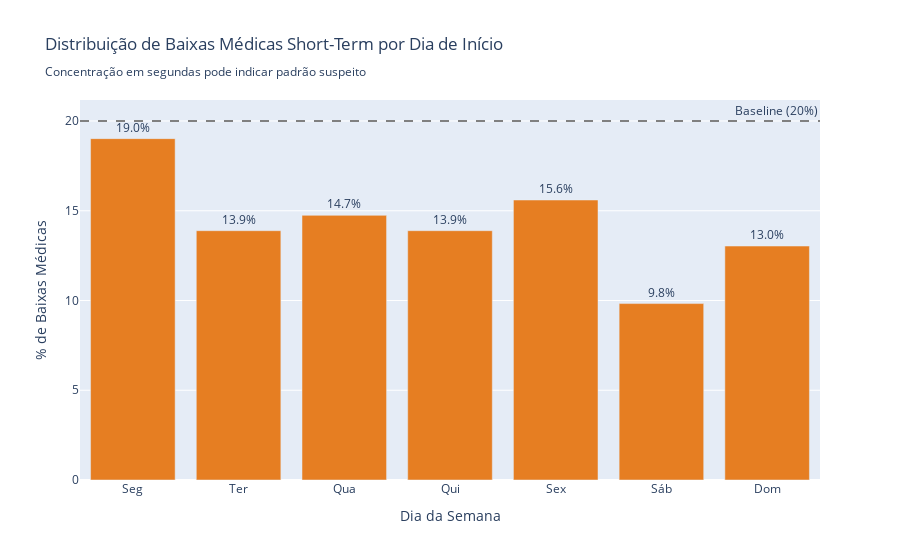

Write notebook code for a chart like this one.
### Markdown cell above
### 6.3 Análise de Baixas Médicas Short-Term (Possível Abuso)

### Code cell
# Filtrar spells short-term que são ausências médicas
df_medicas_short = df_spells_disruptivos[
    df_spells_disruptivos['nivel2_predominante'] == 'Ausência Médica'
].copy()

n_medicas_short = len(df_medicas_short)
prop_medicas = (n_medicas_short / len(df_spells_disruptivos)) * 100

print(f'\nBaixas Médicas Short-Term (<=3 dias):')
print(f'   Total: {n_medicas_short:,} ({prop_medicas:.1f}% dos spells short-term)')

if n_medicas_short > 0:
    # Distribuição por dia da semana
    medicas_por_dia = df_medicas_short['dia_semana_inicio'].value_counts().reindex(ordem_dias, fill_value=0)
    prop_medicas_dia = (medicas_por_dia / n_medicas_short * 100)
    
    print(f'\nDistribuição de baixas médicas short-term por dia de início:')
    for i, dia in enumerate(ordem_dias):
        print(f'   {dias_pt[i]:3s}: {medicas_por_dia[dia]:4.0f} ({prop_medicas_dia[dia]:5.1f}%)')
    
    # Por colaborador
    df_medicas_colab = df_medicas_short.groupby('login_colaborador').agg({
        'spell_id': 'count',
        'dia_semana_inicio': lambda x: (x == 'Monday').sum()
    }).reset_index()
    
    df_medicas_colab.columns = ['login_colaborador', 'num_medicas_short', 'inicio_segunda']
    df_medicas_colab['prop_segunda'] = df_medicas_colab['inicio_segunda'] / df_medicas_colab['num_medicas_short']
    
    # Flag: >= 3 baixas médicas short-term, >60% começam à segunda
    df_medicas_colab['flag_medica_suspeita'] = (
        (df_medicas_colab['num_medicas_short'] >= 3) &
        (df_medicas_colab['prop_segunda'] > 0.6)
    )
    
    n_flagged_medicas = df_medicas_colab['flag_medica_suspeita'].sum()
    pct_flagged_medicas = (n_flagged_medicas / len(df_medicas_colab)) * 100
    
    print(f'\nColaboradores com padrão suspeito de baixas médicas:')
    print(f'   {n_flagged_medicas} colaboradores ({pct_flagged_medicas:.1f}%)')
    print(f'   Critério: >=3 baixas médicas short-term, >60% começam à segunda')
    
    # Visualização
    fig_medicas = go.Figure()
    
    fig_medicas.add_trace(go.Bar(
        x=dias_pt,
        y=prop_medicas_dia.values,
        marker_color='#e67e22',
        text=[f'{v:.1f}%' for v in prop_medicas_dia.values],
        textposition='outside'
    ))
    
    fig_medicas.add_hline(
        y=20,
        line_dash="dash",
        line_color="gray",
        annotation_text="Baseline (20%)"
    )
    
    fig_medicas.update_layout(
        title='Distribuição de Baixas Médicas Short-Term por Dia de Início<br><sub>Concentração em segundas pode indicar padrão suspeito</sub>',
        xaxis_title='Dia da Semana',
        yaxis_title='% de Baixas Médicas',
        height=500
    )
    
    fig_medicas.show()

### Figure 1 — Plotly figure (JSON) as saved in the notebook; plotly's stock layout.template omitted (floating-point values rounded to 4 significant figures)
{"data": [{"marker": {"color": "#e67e22"}, "text": ["19.0%", "13.9%", "14.7%", "13.9%", "15.6%", "9.8%", "13.0%"], "textposition": "outside", "type": "bar", "x": ["Seg", "Ter", "Qua", "Qui", "Sex", "Sáb", "Dom"], "y": [19.02, 13.89, 14.74, 13.89, 15.6, 9.829, 13.03]}], "layout": {"annotations": [{"showarrow": false, "text": "Baseline (20%)", "x": 1, "xanchor": "right", "xref": "x domain", "y": 20, "yanchor": "bottom", "yref": "y"}], "autosize": true, "shapes": [{"line": {"color": "gray", "dash": "dash"}, "type": "line", "x0": 0, "x1": 1, "xref": "x domain", "y0": 20, "y1": 20, "yref": "y"}], "title": {"text": "Distribuição de Baixas Médicas Short-Term por Dia de Início<br><sub>Concentração em segundas pode indicar padrão suspeito</sub>"}, "xaxis": {"autorange": true, "range": [-0.5, 6.5], "title": {"text": "Dia da Semana"}, "type": "category"}, "yaxis": {"autorange": true, "range": [0, 21.19], "title": {"text": "% de Baixas Médicas"}, "type": "linear"}}}
